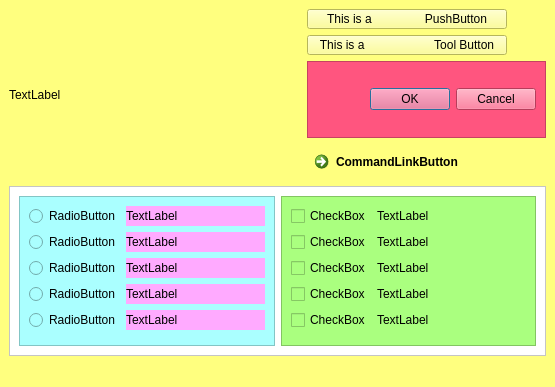
<?xml version="1.0" encoding="UTF-8"?>
<ui version="4.0">
 <class>Window_1</class>
 <widget class="QMainWindow" name="Window_1">
  <property name="geometry">
   <rect>
    <x>0</x>
    <y>0</y>
    <width>555</width>
    <height>387</height>
   </rect>
  </property>
  <property name="windowTitle">
   <string>Window_1</string>
  </property>
  <property name="styleSheet">
   <string notr="true">background-color: rgb(255, 255, 127);
font: 700 14pt &quot;Arial&quot;;</string>
  </property>
  <widget class="QWidget" name="centralwidget">
   <layout class="QGridLayout" name="gridLayout_5">
    <item row="0" column="0">
     <layout class="QHBoxLayout" name="horizontalLayout_2">
      <item>
       <widget class="QLabel" name="label_pushed_btn">
        <property name="text">
         <string>TextLabel</string>
        </property>
       </widget>
      </item>
      <item>
       <spacer name="horizontalSpacer">
        <property name="orientation">
         <enum>Qt::Horizontal</enum>
        </property>
        <property name="sizeHint" stdset="0">
         <size>
          <width>195</width>
          <height>20</height>
         </size>
        </property>
       </spacer>
      </item>
      <item>
       <layout class="QVBoxLayout" name="verticalLayout">
        <item>
         <widget class="QPushButton" name="pushButton">
          <property name="maximumSize">
           <size>
            <width>200</width>
            <height>20</height>
           </size>
          </property>
          <property name="text">
           <string>This is a                PushButton</string>
          </property>
         </widget>
        </item>
        <item>
         <widget class="QToolButton" name="toolButton">
          <property name="maximumSize">
           <size>
            <width>200</width>
            <height>20</height>
           </size>
          </property>
          <property name="text">
           <string>This is a                     Tool Button</string>
          </property>
         </widget>
        </item>
        <item>
         <widget class="QScrollArea" name="scrollArea_2">
          <property name="styleSheet">
           <string notr="true">background-color: rgb(255, 85, 127);</string>
          </property>
          <property name="locale">
           <locale language="English" country="UnitedStates"/>
          </property>
          <property name="widgetResizable">
           <bool>true</bool>
          </property>
          <widget class="QWidget" name="scrollAreaWidgetContents_2">
           <property name="geometry">
            <rect>
             <x>0</x>
             <y>0</y>
             <width>232</width>
             <height>69</height>
            </rect>
           </property>
           <layout class="QGridLayout" name="gridLayout_4">
            <item row="0" column="0">
             <widget class="QDialogButtonBox" name="buttonBox">
              <property name="standardButtons">
               <set>QDialogButtonBox::Cancel|QDialogButtonBox::Ok</set>
              </property>
             </widget>
            </item>
           </layout>
          </widget>
         </widget>
        </item>
        <item>
         <widget class="QCommandLinkButton" name="commandLinkButton">
          <property name="text">
           <string>CommandLinkButton</string>
          </property>
         </widget>
        </item>
       </layout>
      </item>
     </layout>
    </item>
    <item row="1" column="0">
     <widget class="QScrollArea" name="scrollArea">
      <property name="styleSheet">
       <string notr="true">background-color: rgb(255, 255, 255);</string>
      </property>
      <property name="widgetResizable">
       <bool>true</bool>
      </property>
      <widget class="QWidget" name="scrollAreaWidgetContents">
       <property name="geometry">
        <rect>
         <x>0</x>
         <y>0</y>
         <width>521</width>
         <height>191</height>
        </rect>
       </property>
       <layout class="QGridLayout" name="gridLayout_3">
        <item row="0" column="0">
         <layout class="QHBoxLayout" name="horizontalLayout">
          <item>
           <widget class="QFrame" name="frame">
            <property name="styleSheet">
             <string notr="true">background-color: rgb(170, 255, 255);</string>
            </property>
            <property name="frameShape">
             <enum>QFrame::StyledPanel</enum>
            </property>
            <property name="frameShadow">
             <enum>QFrame::Raised</enum>
            </property>
            <layout class="QGridLayout" name="gridLayout">
             <item row="0" column="0">
              <layout class="QFormLayout" name="formLayout">
               <item row="0" column="0">
                <widget class="QRadioButton" name="radioButton">
                 <property name="text">
                  <string>RadioButton</string>
                 </property>
                </widget>
               </item>
               <item row="0" column="1">
                <widget class="QLabel" name="label">
                 <property name="styleSheet">
                  <string notr="true">background-color: rgb(255, 170, 255);</string>
                 </property>
                 <property name="text">
                  <string>TextLabel</string>
                 </property>
                </widget>
               </item>
               <item row="1" column="0">
                <widget class="QRadioButton" name="radioButton_2">
                 <property name="text">
                  <string>RadioButton</string>
                 </property>
                </widget>
               </item>
               <item row="1" column="1">
                <widget class="QLabel" name="label_2">
                 <property name="styleSheet">
                  <string notr="true">background-color: rgb(255, 170, 255);</string>
                 </property>
                 <property name="text">
                  <string>TextLabel</string>
                 </property>
                </widget>
               </item>
               <item row="2" column="0">
                <widget class="QRadioButton" name="radioButton_3">
                 <property name="text">
                  <string>RadioButton</string>
                 </property>
                </widget>
               </item>
               <item row="2" column="1">
                <widget class="QLabel" name="label_3">
                 <property name="styleSheet">
                  <string notr="true">background-color: rgb(255, 170, 255);</string>
                 </property>
                 <property name="text">
                  <string>TextLabel</string>
                 </property>
                </widget>
               </item>
               <item row="3" column="0">
                <widget class="QRadioButton" name="radioButton_4">
                 <property name="text">
                  <string>RadioButton</string>
                 </property>
                </widget>
               </item>
               <item row="3" column="1">
                <widget class="QLabel" name="label_4">
                 <property name="styleSheet">
                  <string notr="true">background-color: rgb(255, 170, 255);</string>
                 </property>
                 <property name="text">
                  <string>TextLabel</string>
                 </property>
                </widget>
               </item>
               <item row="4" column="0">
                <widget class="QRadioButton" name="radioButton_5">
                 <property name="text">
                  <string>RadioButton</string>
                 </property>
                </widget>
               </item>
               <item row="4" column="1">
                <widget class="QLabel" name="label_5">
                 <property name="styleSheet">
                  <string notr="true">background-color: rgb(255, 170, 255);</string>
                 </property>
                 <property name="text">
                  <string>TextLabel</string>
                 </property>
                </widget>
               </item>
              </layout>
             </item>
            </layout>
           </widget>
          </item>
          <item>
           <widget class="QFrame" name="frame_2">
            <property name="styleSheet">
             <string notr="true">background-color: rgb(170, 255, 127);</string>
            </property>
            <property name="frameShape">
             <enum>QFrame::StyledPanel</enum>
            </property>
            <property name="frameShadow">
             <enum>QFrame::Raised</enum>
            </property>
            <layout class="QGridLayout" name="gridLayout_2">
             <item row="0" column="0">
              <layout class="QFormLayout" name="formLayout_2">
               <item row="0" column="0">
                <widget class="QCheckBox" name="checkBox">
                 <property name="text">
                  <string>CheckBox</string>
                 </property>
                </widget>
               </item>
               <item row="0" column="1">
                <widget class="QLabel" name="label_6">
                 <property name="text">
                  <string>TextLabel</string>
                 </property>
                </widget>
               </item>
               <item row="1" column="0">
                <widget class="QCheckBox" name="checkBox_2">
                 <property name="text">
                  <string>CheckBox</string>
                 </property>
                </widget>
               </item>
               <item row="1" column="1">
                <widget class="QLabel" name="label_7">
                 <property name="text">
                  <string>TextLabel</string>
                 </property>
                </widget>
               </item>
               <item row="2" column="0">
                <widget class="QCheckBox" name="checkBox_3">
                 <property name="text">
                  <string>CheckBox</string>
                 </property>
                </widget>
               </item>
               <item row="2" column="1">
                <widget class="QLabel" name="label_8">
                 <property name="text">
                  <string>TextLabel</string>
                 </property>
                </widget>
               </item>
               <item row="3" column="0">
                <widget class="QCheckBox" name="checkBox_4">
                 <property name="text">
                  <string>CheckBox</string>
                 </property>
                </widget>
               </item>
               <item row="3" column="1">
                <widget class="QLabel" name="label_9">
                 <property name="text">
                  <string>TextLabel</string>
                 </property>
                </widget>
               </item>
               <item row="4" column="0">
                <widget class="QCheckBox" name="checkBox_5">
                 <property name="text">
                  <string>CheckBox</string>
                 </property>
                </widget>
               </item>
               <item row="4" column="1">
                <widget class="QLabel" name="label_10">
                 <property name="text">
                  <string>TextLabel</string>
                 </property>
                </widget>
               </item>
              </layout>
             </item>
            </layout>
           </widget>
          </item>
         </layout>
        </item>
       </layout>
      </widget>
     </widget>
    </item>
   </layout>
  </widget>
  <widget class="QMenuBar" name="menubar">
   <property name="geometry">
    <rect>
     <x>0</x>
     <y>0</y>
     <width>555</width>
     <height>27</height>
    </rect>
   </property>
  </widget>
  <widget class="QStatusBar" name="statusbar"/>
 </widget>
 <resources/>
 <connections/>
</ui>
